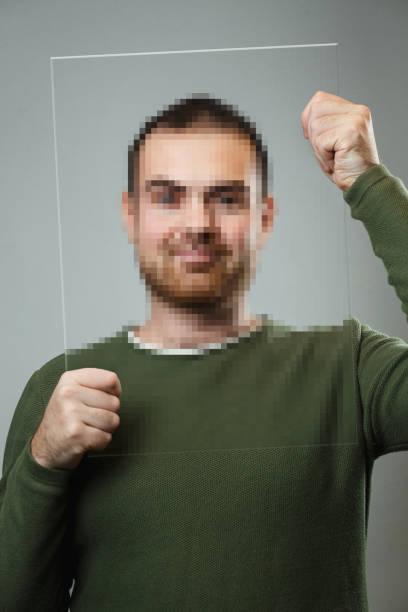
#> input picture input.jpg, 408 x 612 px
$ python -i image_validation.py   (imports and definitions only)   (older library calls are emulated)
#> lines starting #> are read from the running program, lines starting #| are printed output that depends on the picture
"""
Image validation module for checking face presence and image clarity.

This module provides functions to:
1. Detect human faces in images using OpenCV's Haar cascade classifier
2. Assess image blur using Laplacian variance
3. Validate images based on multiple criteria (resolution, face presence, clarity)
"""

import os
from typing import List, Tuple, Dict

import cv2
import numpy as np


def detect_faces(image: np.ndarray) -> List[Tuple[int, int, int, int]]:
    """
    Detect human faces in an image using Haar cascade classifier.

    Args:
        image: BGR image loaded with OpenCV (numpy array).

    Returns:
        List of bounding boxes for detected faces, where each box is
        represented as a tuple (x, y, w, h):
        - x: left coordinate
        - y: top coordinate
        - w: width
        - h: height
        Returns an empty list if no faces are detected.

    Example:
        >>> img = cv2.imread('photo.jpg')
        >>> faces = detect_faces(img)
        >>> print(f"Found {len(faces)} face(s)")
    """
    # Convert to grayscale for face detection
    gray = cv2.cvtColor(image, cv2.COLOR_BGR2GRAY)

    # Load the Haar cascade classifier for frontal face detection
    # This uses OpenCV's built-in cascade file
    cascade_path = cv2.data.haarcascades + 'haarcascade_frontalface_default.xml'
    face_cascade = cv2.CascadeClassifier(cascade_path)

    # Detect faces in the image
    # Parameters tuned for good balance between detection and false positives
    faces = face_cascade.detectMultiScale(
        gray,
        scaleFactor=1.1,      # Image pyramid scale reduction
        minNeighbors=5,       # Minimum neighbors for a detection to be kept
        minSize=(30, 30),     # Minimum face size
        flags=cv2.CASCADE_SCALE_IMAGE
    )

    # Convert numpy array to list of tuples
    return [(int(x), int(y), int(w), int(h)) for x, y, w, h in faces]


def is_blurry(image: np.ndarray, threshold: float = 200.0) -> Tuple[bool, float]:
    """
    Determine if an image is blurry using the variance of the Laplacian method.

    This method applies the Laplacian operator to the grayscale image and
    computes its variance. A lower variance indicates less edge content,
    which typically means the image is blurry.

    Args:
        image: BGR image loaded with OpenCV (numpy array).
        threshold: Focus measure threshold. Values below this threshold
                  indicate a blurry image. Default is 100.0.

    Returns:
        A tuple containing:
        - bool: True if the image is blurry (focus measure < threshold),
                False otherwise
        - float: The computed focus measure (variance of Laplacian)

    Example:
        >>> img = cv2.imread('photo.jpg')
        >>> blurry, score = is_blurry(img, threshold=100.0)
        >>> print(f"Blur score: {score:.2f}, Blurry: {blurry}")

    References:
        - Pech-Pacheco et al. "Diatom autofocusing in brightfield microscopy:
          a comparative study." ICPR 2000.
    """
    # Convert to grayscale
    gray = cv2.cvtColor(image, cv2.COLOR_BGR2GRAY)

    # Compute the Laplacian of the image and then the variance
    # The Laplacian highlights regions of rapid intensity change (edges)
    laplacian = cv2.Laplacian(gray, cv2.CV_64F)
    focus_measure = laplacian.var()

    # Return whether the image is blurry and the focus measure
    return (focus_measure < threshold, float(focus_measure))


def validate_image(
    path: str,
    min_width: int = 256,
    min_height: int = 256,
    blur_threshold: float = 200.0,
    require_single_face: bool = False
) -> Dict:
    """
    Validate an image based on multiple criteria.

    Performs comprehensive validation including:
    - File existence and readability
    - Minimum resolution requirements
    - Face detection (at least one face required)
    - Optional single face requirement
    - Blur detection

    Args:
        path: Path to the image file.
        min_width: Minimum required image width in pixels. Default is 256.
        min_height: Minimum required image height in pixels. Default is 256.
        blur_threshold: Threshold for blur detection. Images with focus
                       measure below this are considered blurry. Default is 100.0.
        require_single_face: If True, validation fails unless exactly one
                            face is detected. Default is False.

    Returns:
        A JSON-serializable dictionary containing:
        - valid (bool): True if all validation checks pass, False otherwise
        - reasons (List[str]): List of validation failure reasons (empty if valid)
        - num_faces (int): Number of faces detected (0 if image couldn't be loaded)
        - blur_score (float): Focus measure score (0.0 if image couldn't be loaded)
        - width (int): Image width in pixels (0 if image couldn't be loaded)
        - height (int): Image height in pixels (0 if image couldn't be loaded)

    Example:
        >>> result = validate_image('photo.jpg', blur_threshold=100.0)
        >>> if result['valid']:
        ...     print("Image is valid!")
        ... else:
        ...     print(f"Validation failed: {', '.join(result['reasons'])}")
        >>> print(f"Detected {result['num_faces']} face(s)")
        >>> print(f"Blur score: {result['blur_score']:.2f}")
    """
#> called with path = 'input.jpg', min_width = 256, min_height = 256, blur_threshold = 200, require_single_face = False
    # Initialize result dictionary with default values
    result: Dict = {
        'valid': False,
        'reasons': [],
        'num_faces': 0,
        'blur_score': 0.0,
        'width': 0,
        'height': 0
    }

    # Check if file exists
    if not os.path.exists(path):
        result['reasons'].append(f"File does not exist: {path}")
        return result

    # Try to load the image
    image = cv2.imread(path)
#> image is the input picture: shape (612, 408, 3); mean B, G, R 102.8, 113.6, 112.4
    if image is None:
        result['reasons'].append(f"Unable to read image file: {path}")
        return result

    # Get image dimensions
    height, width = image.shape[:2]
#> height = 612; width = 408
    result['width'] = width
    result['height'] = height

    # Check minimum resolution
    if width < min_width or height < min_height:
        result['reasons'].append(
            f"Image resolution ({width}x{height}) is below minimum "
            f"required ({min_width}x{min_height})"
        )

    # Detect faces
    faces = detect_faces(image)
#> in detect_faces, `gray = cv2.cvtColor(image, cv2.COLOR_BGR2GRAY)`:
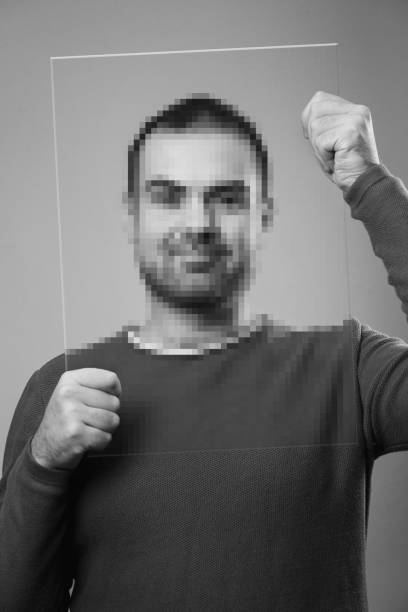
#> gray: shape (612, 408); min 0, max 233, mean 112.1
#> in detect_faces, `faces = face_cascade.detectMultiScale( gray, scaleFactor=1.1,`: faces = [[112, 133, 168, 168]]
#> faces = [(112, 133, 168, 168)]
    num_faces = len(faces)
#> num_faces = 1
    result['num_faces'] = num_faces

    # Check face requirements
    if num_faces == 0:
        result['reasons'].append("No human faces detected in the image")
    elif require_single_face and num_faces != 1:
        result['reasons'].append(
            f"Expected exactly 1 face, but found {num_faces} face(s)"
        )

    # Check for blur
    blurry, blur_score = is_blurry(image, threshold=blur_threshold)
#> in is_blurry, `laplacian = cv2.Laplacian(gray, cv2.CV_64F)`:
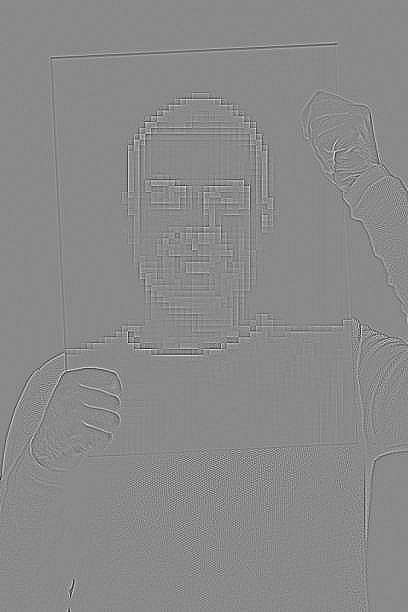
#> laplacian: shape (612, 408) float64; min -181, max 155, mean 0; drawn with min black and max white
#> in is_blurry, `focus_measure = laplacian.var()`: focus_measure = 173.7
#> blurry = True; blur_score = 173.7
    result['blur_score'] = blur_score

    if blurry:
        result['reasons'].append(
            f"Image is too blurry (blur score: {blur_score:.2f}, "
            f"threshold: {blur_threshold:.2f})"
        )

    # Image is valid only if there are no validation failures
    result['valid'] = len(result['reasons']) == 0

    return result

>>> result = validate_image('input.jpg')
#> result = 6 items
